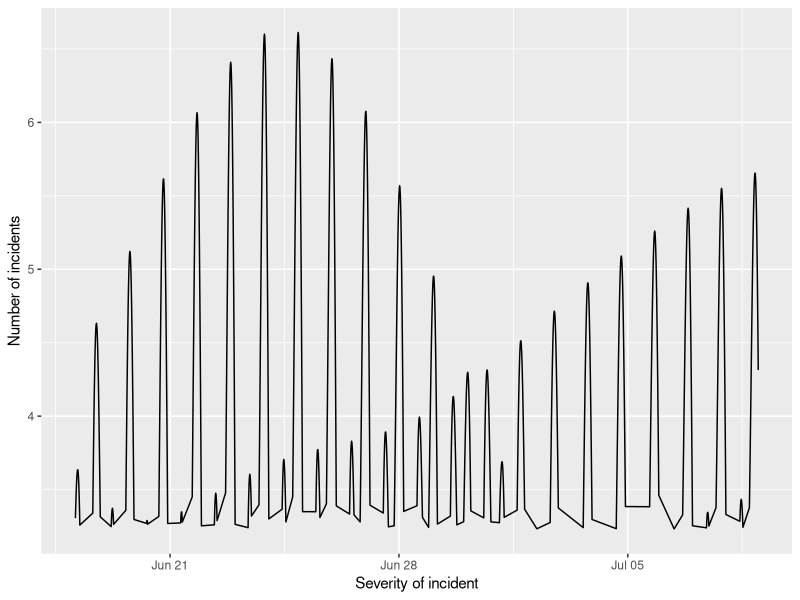
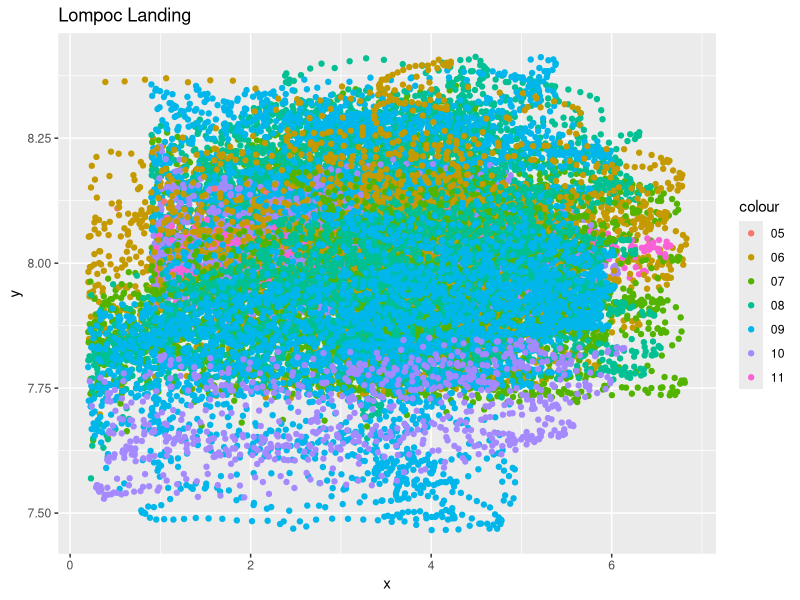

Reproduce these figures in R, in order.
library(tidyverse)
library(lubridate)
library(here)

ph_clean <- read_csv(here("data", "ph_clean_1121.csv"))

ph_clean <- ph_clean %>%
  mutate(date=mdy(date))

f = "%m/%d/%Y" 
ph_clean$SetDateMonth <- format(as.POSIXct(ph_clean$date, format = f), "%m")

view(ph_clean)

#ph_clean_updated$date =  as.Date(ph_clean_updated$date, format = "%m-%d-%Y")

dateFiltered <- ph_clean %>%
  filter(site == "Lompoc Landing") %>%
  filter(date >= mdy("06/18/2021"),
         date <= mdy("07/08/2021"))

#plot
ph_ts_plot <- ggplot(dateFiltered, aes(x=date_time, y=tide)) +
  geom_line() +  
  xlab("Severity of incident") + 
  ylab("Number of incidents")

ph_ts_plot

ls <- ggplot(ph_clean, site = "Lompoc Landing") +
      aes_string(x = ph_clean$tide, y = ph_clean$p_h, col = as.factor(ph_clean$SetDateMonth)) +
  geom_point() +
  ggtitle("Lompoc Landing")

ls
